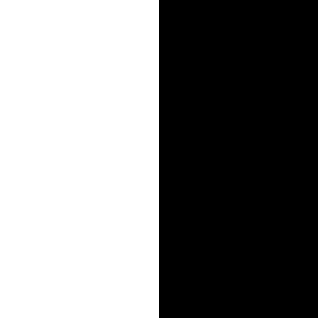
Frame 1 (no input)
Frame 2 (the mouse pressed at the canvas centre, redrawn once): identical to frame 1, image omitted

The Processing sketch that drew this single still picture (run headless with seeded random() and noise(); the mouse was pressed at the canvas centre and the sketch redrawn once):

// Processing sketch: Linear_stride
// ── Linear_stride.pde
// Constants
int Y_AXIS = 1;
int X_AXIS = 2;
color b1, b2, c1, c2;
float nstep;

void setup() {
  size(318, 318);

  // Define colors
  

  noLoop();
}

void draw() {
  // Background
  //for(int itr = 1; itr <= 100; itr++){
   for(int level = 0; level < 10; level ++){
      //for(int rn = 0; rn <= 5; rn++){
    
        //int itr=1;
        //int level = width ; //2-width;
        int rn = 0;
        
        float r1 = 0;//random(0,100);
        float r2 = 255;//random(200,255);
        b1 = color(r1);
        b2 = color(r2);
        
        
        
        if(level == 0){
          nstep = width;
        }
        else if(level <= 3){
          nstep = map(level, 1, 3, 100, 60);
        }
        else if(level <= 6){
          nstep = map(level, 4, 6, 50, 20);
        }
        else if(level <= 9){
          nstep = map(level, 7, 9, 8, 2);
        }
        
        print("For level ", level, ",the nstep is: ",nstep, "\n");
        float smt = width/nstep;
        
        setGradient(0, 0, width, height, r2, r1, smt);
        
        PImage current = get();
        float rad = map(rn,0,5,0,TWO_PI);
        rotation(current, rad);
        PImage crop = get(47,47,224,224);
        String fileName = String.format("Output/tri-c%02d-%01d.png", level, rn);
        crop.save(fileName);
    }
   //}
  //}
}

void rotation(PImage img, float rad){
   pushMatrix();
   translate(width/2,height/2);
   rotate(rad);
   translate(-width/2,-height/2);
   image(img,0,0);
   popMatrix();
}


void setGradient(int x, int y, int w, int h, float b1, float b2, float smt) {

  
  c1 = color(b1);
  c2 = color(b2);
  
  //for (int i = x; i >= 0; i-=1) {
  //  //float inter = map(i, 0, x, 0, 1);
  //  //color c = lerpColor(b1, b2, inter);
  //  float temp_b = (x-i)/smt+b1;
  //  color c = color(temp_b);
  //  stroke(c);
  //  //fill(c);
  //  //rect(i-100,y,i,height);
  //  line(i, y, i, y+height);
  //}
  
  for (int i = x; i <= x+w; i+= smt) {
    float inter = map(i, x, x+w-smt, 0, 1);
    color c = lerpColor(c1, c2, inter);
    //float temp_b = (i-x)/smt+b1;
    //color c = color(temp_b);
    stroke(c);
    fill(c);
    rect(i,y,smt,h);
    line(i, y, i, y+h);
  }
  
  
}
